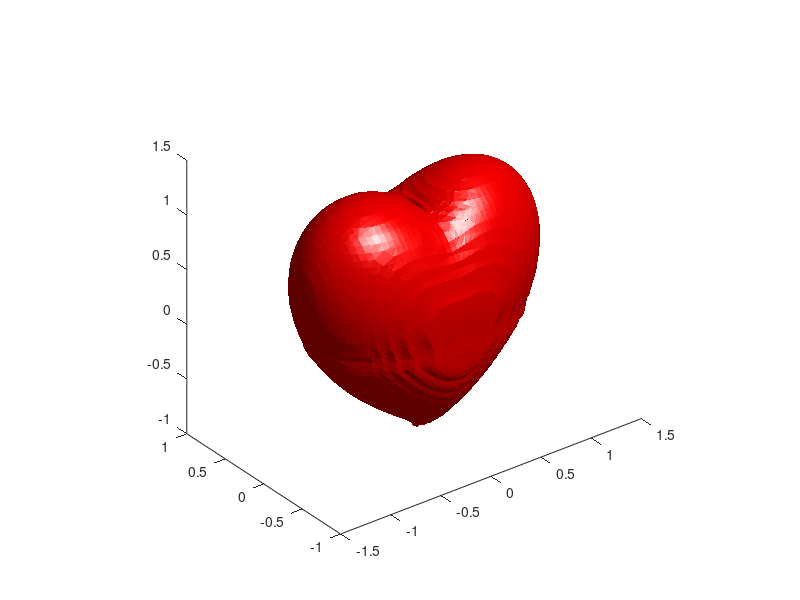

Recreate this plot in MATLAB.
% (X^2 + (9/4)*y^2+z^2-1)^3 - x^2*z^3-(9/80)*y^2*z^3 =0
%range x,y,z = -1~1

clc;
const=0;
x=-3:0.05:3;y=-3:0.05:3;z=-3:0.05:3;
[x,y,z]=meshgrid(x,y,z);
f=(x.^2 + (9/4)*y.^2 + z.^2 - 1).^3 - x.^2.*z.^3 - (9/80)*y.^2.*z.^3-const;
p=patch(isosurface(x,y,z,f,0));
set(p, 'FaceColor', 'red', 'EdgeColor', 'none');
daspect([1 1 1]);
view(3); 
camlight;


